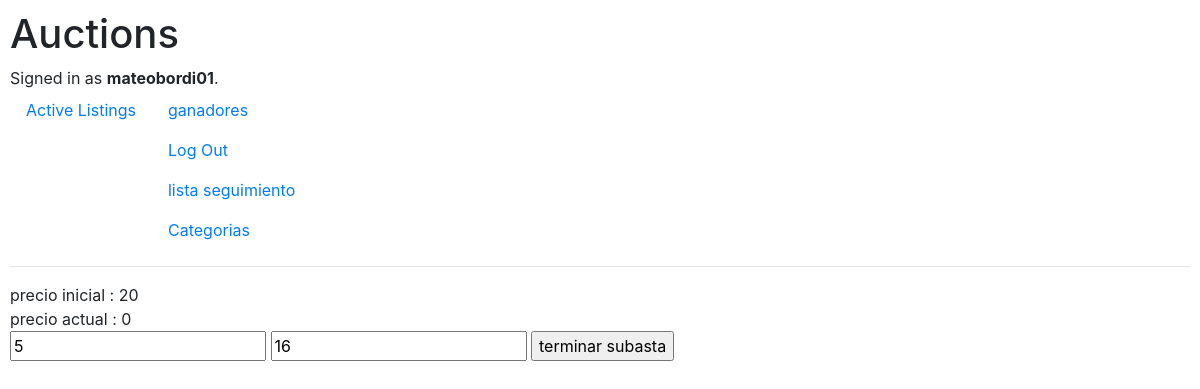
Page /16 (signed in) on the earlier database version.
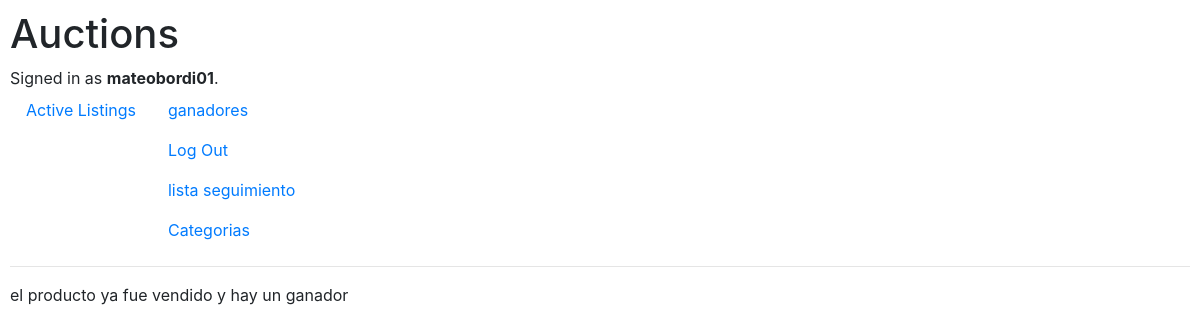
Same page on the later database version.
### auctions/models.py (models this page shows, shortened)
class Producto(models.Model):
    titulo = models.CharField(max_length=64)
    descripcion = models.CharField(max_length=512)
    precioinicial = models.IntegerField()
    precioactual = models.IntegerField(default="0")
    imagenurl = models.CharField(max_length=100000)
    categoria = models.CharField(max_length=64)
    vendido = models.BooleanField(default=False)
    vendedor = models.ForeignKey(User, on_delete=models.SET_NULL, null=True, default=None)
    precioactual = models.IntegerField(default=0)

class User(AbstractUser):
    pass

### auctions/views.py (the view)
# urls.py: path("<int:producto_id>", views.articulo, name="articulo" ),
@login_required
def articulo(request, producto_id):
    producto = Producto.objects.get(pk= producto_id)
    if request.method == "POST":
        if "oferta_" in request.POST:
            form = OfertaForm(request.POST)
            oferta = request.POST['oferta']
            if form.is_valid():
                if int(oferta) > producto.precioactual and int(oferta) >= producto.precioinicial:
                    form.save()
                    producto.precioactual = oferta
                    producto.save()
                else:
                    return HttpResponse("no seas boludo si no le ganas a la otra oferta")
            return HttpResponseRedirect(reverse('articulo', args=[producto_id])  )
        if "comentario_" in request.POST:
            form = ComentarioForm(request.POST)
            comentario = request.POST['comentario']
            if form.is_valid():
                form.save()
            else:
                    return HttpResponse("el comentario no es valido")
            return HttpResponseRedirect(reverse('articulo', args=[producto_id])  )
        if "q_seguimiento" in request.POST:
            producto = get_object_or_404(Producto, pk=producto_id)
            seguimiento = get_object_or_404(Seguimiento, producto=producto, usuario=request.user)
            seguimiento.en_seguimiento = False
            form = SeguimientoForm(request.POST or None, instance=seguimiento)
            if request.method == "POST" and form.is_valid():
                seguimiento.delete()
                return HttpResponseRedirect(reverse('articulo', args=[producto_id])  )
            else:
                return HttpResponse("no se pudo agregar a la lista de seguimiento")
        if "a_seguimiento" in request.POST:
            producto = get_object_or_404(Producto, pk=producto_id)
            seguimiento, created = Seguimiento.objects.get_or_create(producto=producto, usuario=request.user)
            seguimiento.en_seguimiento = True
            form = SeguimientoForm(request.POST or None, instance=seguimiento)
            if request.method == "POST" and form.is_valid():
                form.save()
                return HttpResponseRedirect(reverse('lista_seguimiento' ))
            else:
                return HttpResponse("no se pudo agregar a la lista de seguimiento")
        if "terminar" in request.POST:
            producto.vendido = True
            producto.save()
            form = GanadoresForm(request.POST)
            if form.is_valid and producto.precioinicial <= producto.precioactual :
                ganador = Oferta.objects.filter(producto_id=producto.id).latest('id')
                comprador_ganador_id = User.objects.get(id=ganador.comprador_id)
                producto_vendido_id = Producto.objects.get(id=ganador.producto_id)
                ganadores = Ganadores()
                ganadores.usuario_id = comprador_ganador_id
                ganadores.producto_id = producto_vendido_id
                ganadores.save()
                return HttpResponseRedirect(reverse('index'))
            return HttpResponse("el producto a sido quitado de la lista activa y no hay ningun ganador de la subasta")
    else:
        ganadores = True
        try:
            ganadores= Ganadores.objects.get(producto_id=producto.id)
        except Ganadores.DoesNotExist:
            ganadores = False
        cliente = True
        if producto.vendedor == request.user:
            cliente = False
        comentario = Comentario.objects.filter(producto_id=producto.id)
        try:
            seguimiento = Seguimiento.objects.get(usuario=request.user.id, producto=producto.id)
        except Seguimiento.DoesNotExist:
            seguimiento = True
        return render(request, "auctions/articulo.html", {
            "producto": producto,
            "cliente": cliente,
            "comentarios":comentario,
            "seguimiento": seguimiento,
            "ganadores": ganadores
        })

### auctions/templates/auctions/articulo.html (shortened to what this page needs)
{% extends "auctions/layout.html" %}
{% block body %}
{% if not cliente %}
    {% if not ganadores %}
        <div>
            precio inicial : {{producto.precioinicial}}
        </div>
        <div>
            precio actual : {{producto.precioactual}}
        </div>
        <form action="{% url 'articulo' producto.id %}" method="post">
            <input type="number" name="usuario_id" value="{{user.id}}" readonly>
            <input type="number" name="producto_id" value="{{producto.id}}" readonly>
            <input type="submit" name="terminar" value="terminar subasta">
        </form>
    {% else %}
        <p>el producto ya fue vendido y hay un ganador</p>
    {% endif %}
{% endif %}
{% endblock %}

### auctions/templates/auctions/layout.html (shortened to what this page needs)
{% load static %}
<!DOCTYPE html>
<html lang="es">
    <head>
        <link rel="stylesheet" href="https://stackpath.bootstrapcdn.com/bootstrap/4.4.1/css/bootstrap.min.css">
        <link href="{% static 'auctions/styles.css' %}" rel="stylesheet" type="text/css">
    </head>
    <body>
        <h1>Auctions</h1>
        <div>
            {% if user.is_authenticated %}
                Signed in as <strong>{{ user.username }}</strong>.
            {% else %}
                Not signed in.
            {% endif %}
        </div>
        <ul class="nav">
            <li class="nav-item">
                <a class="nav-link" href="{% url 'index' %}">Active Listings</a>
            </li>
            {% if user.is_authenticated %}
                <li class="nav-item">
                    <a class="nav-link" href="{% url 'ganadores'%}">ganadores</a>
                    <a class="nav-link" href="{% url 'logout' %}">Log Out</a>
                    <a class="nav-link" href="{% url 'lista_seguimiento' %}">lista seguimiento</a>
                    <a class="nav-link" href="{% url 'categorias' %}" > Categorias</a>
                </li>
            {% endif %}
        </ul>
        <hr>
        {% block body %}
        {% endblock %}
    </body>
</html>

Differences in the rows shown:
no longer on this page (row edited): Producto: precioinicial "20", precioactual "0", producto_id "16"
changed User "mateobordi01": usuario_id "5" → (not shown)
Other differences:
form field terminar: "terminar subasta" → (not shown)
text no longer shown: "precio inicial : precio actual :"
text now shown: "el producto ya fue vendido y hay un ganador"
